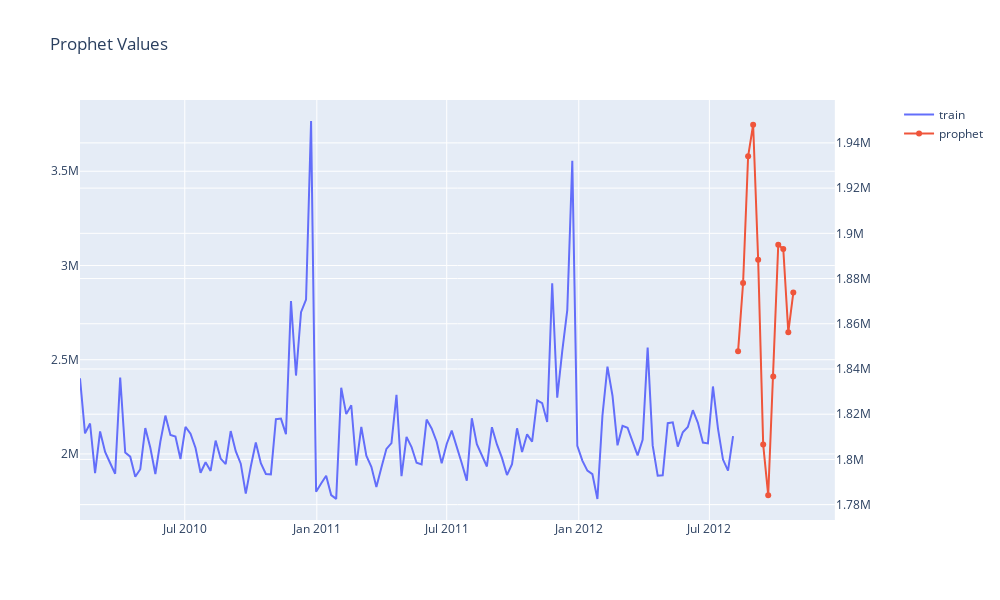

Here is the notebook cell this chart was saved with:
### Code cell
fig = make_subplots(specs=[[{"secondary_y": True}]])

fig.add_trace(
    go.Scatter(x = x_train,y = y_train, name="train"),
    secondary_y=False
)

fig.add_trace(
    go.Scatter(x = x_pp ,y = y_pp, name="prophet"),
    secondary_y=True
)

fig.update_layout(
    title_text="Prophet Values",
    width = 1000, height = 600
)

fig.show()

### Figure 1 — Plotly figure (JSON) as saved in the notebook; plotly's stock layout.template omitted (floating-point values rounded to 4 significant figures; data arrays with more than 128 entries replaced by an {"elided": "..."} marker saying what was removed)
{"data": [{"name": "train", "type": "scatter", "x": {"elided": "131 str values"}, "xaxis": "x", "y": {"elided": "131 float values"}, "yaxis": "y"}, {"name": "prophet", "type": "scatter", "x": ["2012-08-10T00:00:00", "2012-08-17T00:00:00", "2012-08-24T00:00:00", "2012-08-31T00:00:00", "2012-09-07T00:00:00", "2012-09-14T00:00:00", "2012-09-21T00:00:00", "2012-09-28T00:00:00", "2012-10-05T00:00:00", "2012-10-12T00:00:00", "2012-10-19T00:00:00", "2012-10-26T00:00:00"], "xaxis": "x", "y": [1848000.0, 1878000.0, 1934000.0, 1948000.0, 1888000.0, 1807000.0, 1784000.0, 1837000.0, 1895000.0, 1893000.0, 1856000.0, 1874000.0], "yaxis": "y2"}], "layout": {"height": 600, "title": {"text": "Prophet Values"}, "width": 1000, "xaxis": {"anchor": "y", "autorange": true, "domain": [0, 0.94], "range": ["2010-02-05", "2012-12-22 19:55:22.4803"], "type": "date"}, "yaxis": {"anchor": "x", "autorange": true, "domain": [0, 1], "range": [1650000.0, 3878000.0], "type": "linear"}, "yaxis2": {"anchor": "x", "autorange": true, "overlaying": "y", "range": [1773000.0, 1959000.0], "side": "right", "type": "linear"}}}
